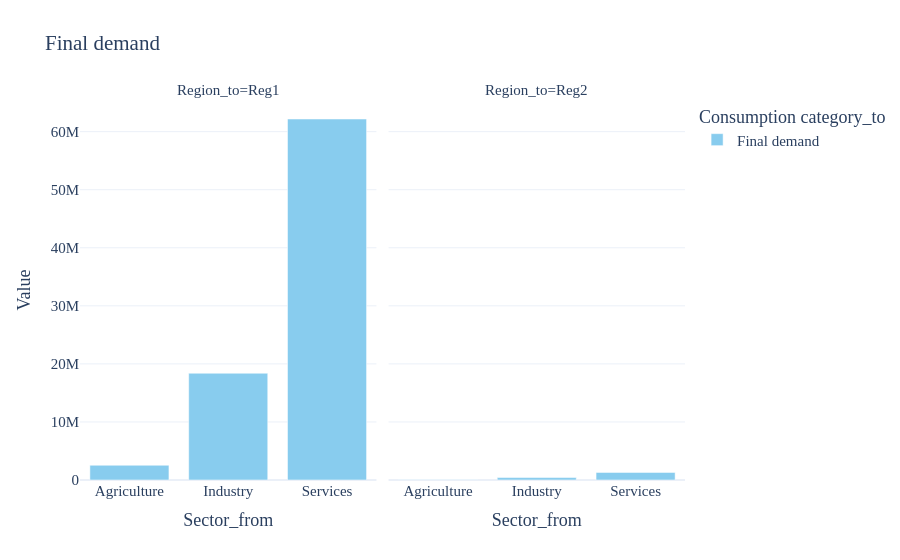

Notebook source saved alongside this figure:
### Markdown cell above
## Change the default palette

Use `mario.set_palette(...)` to change the default discrete color sequence used by `db.plot(...)`. MARIO ships built-in palettes such as `mario`, `Plotly`, `Safe`, `Vivid`, `Pastel`, `Alphabet`, and `McKinsey`.

### Code cell
mario.set_palette("Safe")

fig = iot.plot(
    matrix="Y",
    kind="bar",
    preset=None,
    x="Sector_from",
    color="Consumption category_to",
    facet_col="Region_to",
    agg="sum",
    top_n=6,
    auto_open=False,
    path=False,
)
fig

### Figure 1 — Plotly figure (JSON) as saved in the notebook; plotly's stock layout.template omitted (floating-point values rounded to 4 significant figures)
{"data": [{"hovertemplate": "Consumption category_to=Final demand<br>Region_to=Reg1<br>Sector_from=%{x}<br>Value=%{y}<extra></extra>", "legendgroup": "Final demand", "marker": {"color": "rgb(136, 204, 238)", "pattern": {"shape": ""}}, "name": "Final demand", "orientation": "v", "showlegend": true, "textposition": "auto", "type": "bar", "x": ["Agriculture", "Industry", "Services"], "xaxis": "x", "y": [2539000.0, 18390000.0, 62180000.0], "yaxis": "y"}, {"hovertemplate": "Consumption category_to=Final demand<br>Region_to=Reg2<br>Sector_from=%{x}<br>Value=%{y}<extra></extra>", "legendgroup": "Final demand", "marker": {"color": "rgb(136, 204, 238)", "pattern": {"shape": ""}}, "name": "Final demand", "orientation": "v", "showlegend": false, "textposition": "auto", "type": "bar", "x": ["Agriculture", "Industry", "Services"], "xaxis": "x2", "y": [40810.0, 421600.0, 1308000.0], "yaxis": "y2"}], "layout": {"annotations": [{"font": {}, "showarrow": false, "text": "Region_to=Reg1", "x": 0.245, "xanchor": "center", "xref": "paper", "y": 1, "yanchor": "bottom", "yref": "paper"}, {"font": {}, "showarrow": false, "text": "Region_to=Reg2", "x": 0.755, "xanchor": "center", "xref": "paper", "y": 1, "yanchor": "bottom", "yref": "paper"}], "barmode": "relative", "font": {"family": "Verdana", "size": 15}, "legend": {"title": {"text": "Consumption category_to"}, "tracegroupgap": 0}, "title": {"text": "Final demand"}, "xaxis": {"anchor": "y", "domain": [0, 0.49], "title": {"text": "Sector_from"}}, "xaxis2": {"anchor": "y2", "domain": [0.51, 1], "matches": "x", "title": {"text": "Sector_from"}}, "yaxis": {"anchor": "x", "domain": [0, 1], "title": {"text": "Value"}}, "yaxis2": {"anchor": "x2", "domain": [0, 1], "matches": "y", "showticklabels": false}}}
